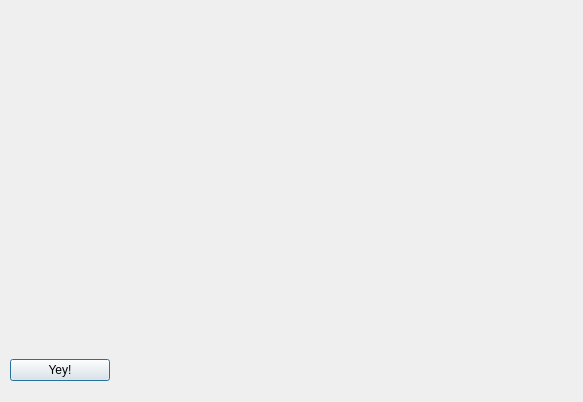
<?xml version="1.0" encoding="UTF-8"?>
<ui version="4.0">
 <class>win_dialog</class>
 <widget class="QDialog" name="win_dialog">
  <property name="geometry">
   <rect>
    <x>0</x>
    <y>0</y>
    <width>583</width>
    <height>402</height>
   </rect>
  </property>
  <property name="windowTitle">
   <string>You win!</string>
  </property>
  <widget class="QWidget" name="verticalLayoutWidget">
   <property name="geometry">
    <rect>
     <x>0</x>
     <y>0</y>
     <width>583</width>
     <height>401</height>
    </rect>
   </property>
   <layout class="QVBoxLayout" name="verticalLayout">
    <property name="sizeConstraint">
     <enum>QLayout::SetMinAndMaxSize</enum>
    </property>
    <property name="leftMargin">
     <number>10</number>
    </property>
    <property name="topMargin">
     <number>20</number>
    </property>
    <property name="rightMargin">
     <number>20</number>
    </property>
    <property name="bottomMargin">
     <number>20</number>
    </property>
    <item>
     <widget class="QLabel" name="label">
      <property name="sizePolicy">
       <sizepolicy hsizetype="Fixed" vsizetype="Fixed">
        <horstretch>0</horstretch>
        <verstretch>0</verstretch>
       </sizepolicy>
      </property>
      <property name="text">
       <string/>
      </property>
      <property name="pixmap">
       <pixmap resource="dialogs.qrc">:/images/menu/win_screen.jpg</pixmap>
      </property>
      <property name="scaledContents">
       <bool>true</bool>
      </property>
     </widget>
    </item>
    <item>
     <spacer name="verticalSpacer">
      <property name="orientation">
       <enum>Qt::Vertical</enum>
      </property>
      <property name="sizeHint" stdset="0">
       <size>
        <width>20</width>
        <height>40</height>
       </size>
      </property>
     </spacer>
    </item>
    <item>
     <layout class="QHBoxLayout" name="horizontalLayout">
      <item>
       <widget class="QPushButton" name="pushButton">
        <property name="sizePolicy">
         <sizepolicy hsizetype="Minimum" vsizetype="Fixed">
          <horstretch>0</horstretch>
          <verstretch>0</verstretch>
         </sizepolicy>
        </property>
        <property name="maximumSize">
         <size>
          <width>100</width>
          <height>16777215</height>
         </size>
        </property>
        <property name="text">
         <string>Yey!</string>
        </property>
       </widget>
      </item>
     </layout>
    </item>
   </layout>
  </widget>
 </widget>
 <resources>
  <include location="dialogs.qrc"/>
 </resources>
 <connections/>
</ui>
